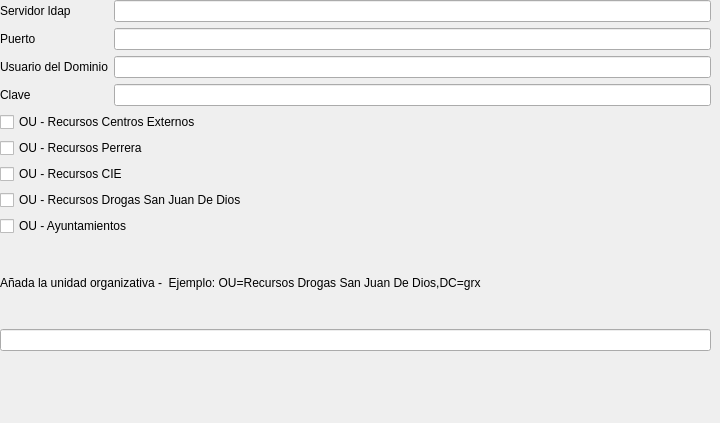
            <widget class="QWidget" name="tab_2">
             <attribute name="title">
              <string>ldap</string>
             </attribute>
             <widget class="QLabel" name="label_ldap_muestra">
              <property name="geometry">
               <rect>
                <x>90</x>
                <y>400</y>
                <width>59</width>
                <height>14</height>
               </rect>
              </property>
              <property name="text">
               <string/>
              </property>
             </widget>
             <widget class="QWidget" name="layoutWidget">
              <property name="geometry">
               <rect>
                <x>0</x>
                <y>0</y>
                <width>711</width>
                <height>351</height>
               </rect>
              </property>
              <layout class="QVBoxLayout" name="verticalLayout_24">
               <item>
                <layout class="QGridLayout" name="gridLayout_12">
                 <item row="0" column="0">
                  <layout class="QVBoxLayout" name="verticalLayout_21">
                   <item>
                    <widget class="QLabel" name="label_51">
                     <property name="text">
                      <string>Servidor ldap</string>
                     </property>
                    </widget>
                   </item>
                   <item>
                    <widget class="QLabel" name="label_52">
                     <property name="text">
                      <string>Puerto</string>
                     </property>
                    </widget>
                   </item>
                   <item>
                    <widget class="QLabel" name="label_53">
                     <property name="text">
                      <string>Usuario del Dominio</string>
                     </property>
                    </widget>
                   </item>
                   <item>
                    <widget class="QLabel" name="label_54">
                     <property name="text">
                      <string>Clave </string>
                     </property>
                    </widget>
                   </item>
                  </layout>
                 </item>
                 <item row="0" column="1">
                  <layout class="QVBoxLayout" name="verticalLayout_22">
                   <item>
                    <widget class="QLineEdit" name="lineEdit_ldap_servidorLdap"/>
                   </item>
                   <item>
                    <widget class="QLineEdit" name="lineEdit_ldap_puerto"/>
                   </item>
                   <item>
                    <widget class="QLineEdit" name="lineEdit_ldap_usuarioDominio"/>
                   </item>
                   <item>
                    <widget class="QLineEdit" name="lineEdit_ldap_clave">
                     <property name="echoMode">
                      <enum>QLineEdit::Password</enum>
                     </property>
                    </widget>
                   </item>
                  </layout>
                 </item>
                </layout>
               </item>
               <item>
                <layout class="QVBoxLayout" name="verticalLayout_23">
                 <item>
                  <widget class="QCheckBox" name="checkBox_recursos_externos">
                   <property name="text">
                    <string>OU - Recursos Centros Externos</string>
                   </property>
                  </widget>
                 </item>
                 <item>
                  <widget class="QCheckBox" name="checkBox_recursos_perrera">
                   <property name="text">
                    <string>OU - Recursos Perrera</string>
                   </property>
                  </widget>
                 </item>
                 <item>
                  <widget class="QCheckBox" name="checkBox_cie">
                   <property name="text">
                    <string>OU - Recursos CIE</string>
                   </property>
                  </widget>
                 </item>
                 <item>
                  <widget class="QCheckBox" name="checkBox_CPD">
                   <property name="text">
                    <string>OU - Recursos Drogas San Juan De Dios</string>
                   </property>
                  </widget>
                 </item>
                 <item>
                  <widget class="QCheckBox" name="checkBox_ayuntamientos">
                   <property name="text">
                    <string>OU - Ayuntamientos</string>
                   </property>
                  </widget>
                 </item>
                 <item>
                  <widget class="QLabel" name="label_55">
                   <property name="text">
                    <string>Añada la unidad organizativa -  Ejemplo: OU=Recursos Drogas San Juan De Dios,DC=grx</string>
                   </property>
                  </widget>
                 </item>
                 <item>
                  <widget class="QLineEdit" name="lineEdit_OU"/>
                 </item>
                </layout>
               </item>
              </layout>
             </widget>
            </widget>
